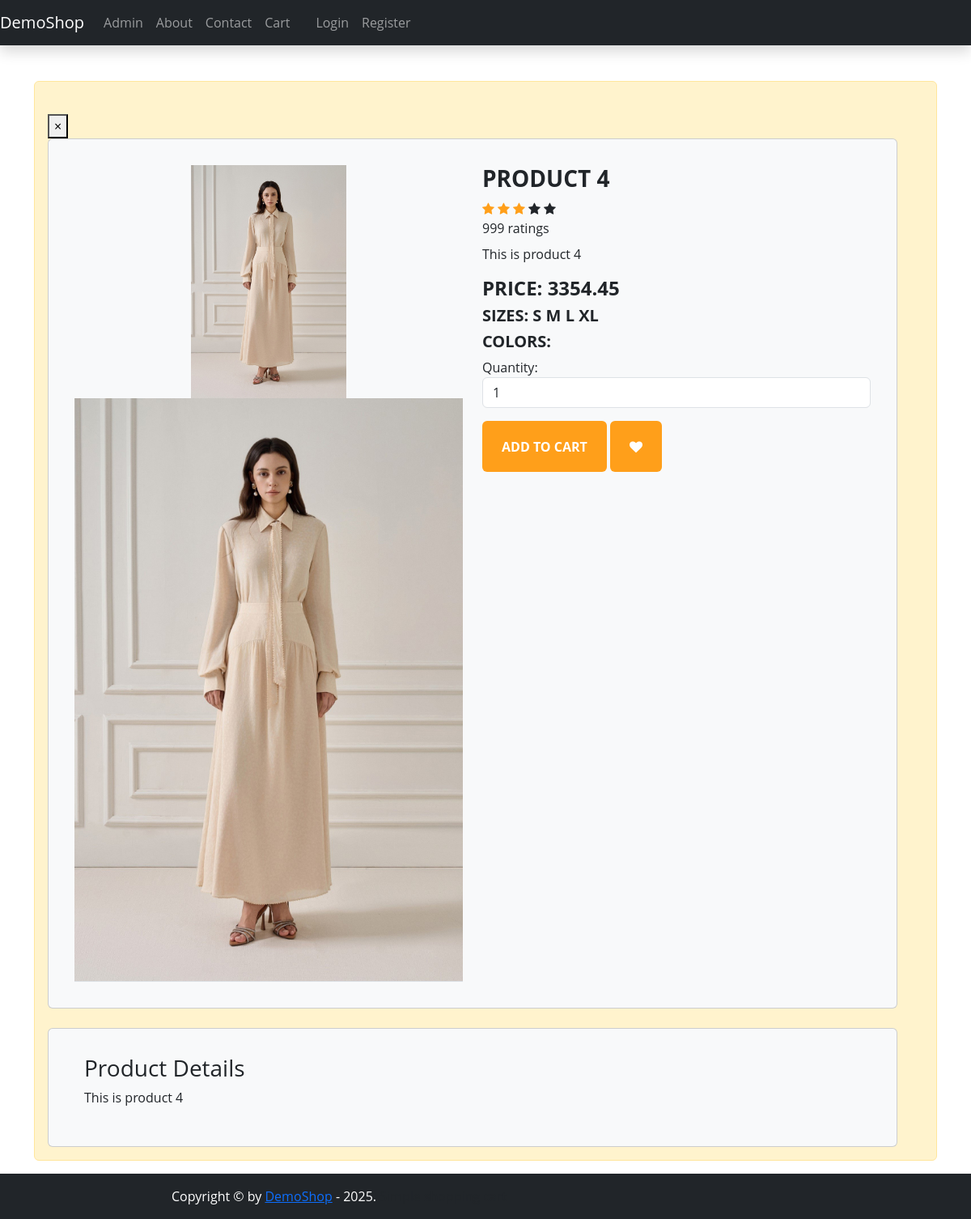
The page /frontend/pages/detail.php?id=9 on the database its author committed.
### tables this page shows
CREATE TABLE `products` (
  `id` int NOT NULL AUTO_INCREMENT,
  `name` varchar(255) NOT NULL,
  `description` text NOT NULL,
  `price` decimal(10,2) NOT NULL,
  `stock_quantity` int NOT NULL,
  `image_url` varchar(255) NOT NULL,
  `category` varchar(255) NOT NULL,
  `created_at` datetime DEFAULT CURRENT_TIMESTAMP,
  PRIMARY KEY (`id`) USING BTREE
);

### frontend/pages/detail.php (the view, shortened to what this page needs)
<!DOCTYPE html>
<html lang="en">
<head>
    <?php include_once(__DIR__ . '/../layouts/styles.php'); ?>
</head>
<body>
    <?php include_once(__DIR__ . '/../layouts/partials/header.php'); ?>
    <main role="main" class="container mt-4">
        <div id="alert-container" class="alert alert-warning alert-dismissible fade show" role="alert">
            <div id="message">&nbsp;</div>
            <button type="button" class="close" data-bs-dismiss="alert" aria-label="Close">
                <span aria-hidden="true">&times;</span>
            </button </div>
            <?php
            include_once(__DIR__ . '/../../dbconnect.php');
            $id = $_GET['id'];
            $sql = "SELECT id, name, price, description, stock_quantity, image_url, category FROM products WHERE id = $id";
            $result = $conn->query($sql);
            $prod = $result->fetch_array(MYSQLI_NUM);
            ?>
            <div class="card">
                <div class="row">
                    <div class="col-md-6 preview">
                        <div class="preview-pic">
                            <img src="<?= empty($prod[5]) ?
                                            '/demoshop/assets/shared/img/default-image_600.png' :
                                            '/demoshop/assets/' . $prod[5] ?>" />
                        </div>
                        <ul class="preview-thumbnail nav nav-tabs">
                            <li class="active">
                                <a data-bs-toggle="tab" href="#pic-1">
                                    <img src="<?= empty($prod[5]) ?
                                                    '/demoshop/assets/shared/img/default-image_600.png' :
                                                    '/demoshop/assets/' . $prod[5] ?>" />
                                </a>
                            </li>
                        </ul>
                    </div>
                    <div class="col-md-6 details">
                        <h3 class="product-title"><?= $prod[1] ?></h3>
                        <div class="rating mb-2">
                            <div class="stars">
                                <span class="fa fa-star checked"></span>
                                <span class="fa fa-star checked"></span>
                                <span class="fa fa-star checked"></span>
                                <span class="fa fa-star"></span>
                                <span class="fa fa-star"></span>
                            </div>
                            <span class="review-no">999 ratings</span>
                        </div>
                        <p class="product-description"><?= $prod[3] ?></p>
                        <h4 class="price">Price: <span><?= $prod[2]
                                                        ?></span></h4>
                        <h5 class="sizes">sizes:
                            <span class="size" data-bs-toggle="tooltip" title="Small">s</span>
                            <span class="size" data-bs-toggle="tooltip" title="Medium">m</span>
                            <span class="size" data-bs-toggle="tooltip" title="Large">l</span>
                            <span class="size" data-bs-toggle="tooltip" title="XL">xl</span>
                        </h5>
                        <h5 class="colors">colors:
                        </h5>
                        <div class="form-group mb-3">
                            <label for="quantity">Quantity:</label>
                            <input type="number" class="form-control" id="quantity" name="quantity" min="1" value="1">
                        </div>
                        <div class="action">
                            <button class="add-to-cart btn" id="btnAddCart">Add to Cart</button>
                            <a class="like btn btn-outline-secondary" href="#"><span class="fa fa-heart"></span></a>
                        </div>
                    </div>
                </div>
            </div>
            <div class="card mt-4">
                <div class="container-fluid">
                    <h3>Product Details</h3>
                    <div class="row">
                        <div class="col">
                            <p><?= $prod[3] ?></p>
                        </div>
                    </div>
                </div>
            </div>
    </main>
    <?php include_once(__DIR__ . '/../layouts/partials/footer.php'); ?>
</body>
</html>

### assets/frontend/css/style.css (style rules this page uses)
body { display: flex; flex-direction: column; min-height: 100vh; }
main { flex: 1; }

### frontend/pages/detail.php (style rules this page uses)
body { font-family: 'Open Sans', sans-serif; }
img { max-width: 100%; height: auto; object-fit: contain; }
.preview { display: flex; flex-direction: column; align-items: center; }
.preview-pic { max-height: 300px; overflow: hidden; display: flex; justify-content: center; align-items: center; }
.preview-pic img { width: 40%; height: auto; object-fit: scale-down; }
.card { background: #f8f9fa; padding: 2em; }
.product-title, .price, .sizes, .colors { text-transform: uppercase; font-weight: bold; }
.checked { color: #ff9f1a; }
.add-to-cart, .like { background: #ff9f1a; padding: 1.2em 1.5em; border: none; text-transform: uppercase; font-weight: bold; color: #fff; transition: background .3s ease; }
.alert { margin-top: 20px; }

### rows shown on the page
products: image_url (picture), name "PRODUCT 4", description "This is product 4", price "3354.45"
